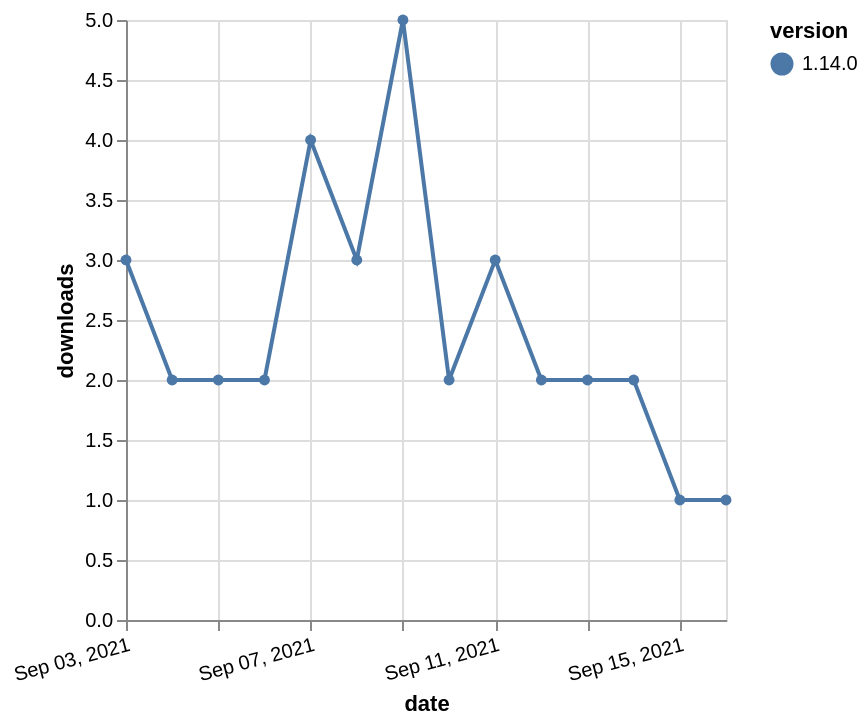

Describe this chart as a Vega-Lite specification.
### Vega-Lite specification from a JSON file in a GitHub repository (floating-point values rounded to 4 significant figures)
{"$schema": "https://vega.github.io/schema/vega-lite/v5.json", "description": "A simple bar chart with embedded data.", "data": {"values": [{"date": "2021-09-03", "total": 1404, "delta": 3, "version": "1.14.0"}, {"date": "2021-09-04", "total": 1406, "delta": 2, "version": "1.14.0"}, {"date": "2021-09-05", "total": 1408, "delta": 2, "version": "1.14.0"}, {"date": "2021-09-06", "total": 1410, "delta": 2, "version": "1.14.0"}, {"date": "2021-09-07", "total": 1414, "delta": 4, "version": "1.14.0"}, {"date": "2021-09-08", "total": 1417, "delta": 3, "version": "1.14.0"}, {"date": "2021-09-09", "total": 1422, "delta": 5, "version": "1.14.0"}, {"date": "2021-09-10", "total": 1424, "delta": 2, "version": "1.14.0"}, {"date": "2021-09-11", "total": 1427, "delta": 3, "version": "1.14.0"}, {"date": "2021-09-12", "total": 1429, "delta": 2, "version": "1.14.0"}, {"date": "2021-09-13", "total": 1431, "delta": 2, "version": "1.14.0"}, {"date": "2021-09-14", "total": 1433, "delta": 2, "version": "1.14.0"}, {"date": "2021-09-15", "total": 1434, "delta": 1, "version": "1.14.0"}, {"date": "2021-09-16", "total": 1435, "delta": 1, "version": "1.14.0"}]}, "width": "container", "mark": {"type": "line", "point": {"filled": true}}, "encoding": {"x": {"field": "date", "type": "temporal", "timeUnit": "yearmonthdate", "title": "date", "axis": {"labelAngle": -15}}, "y": {"field": "delta", "type": "quantitative", "title": "downloads"}, "color": {"field": "version", "type": "nominal"}, "tooltip": {"field": "delta"}}}
